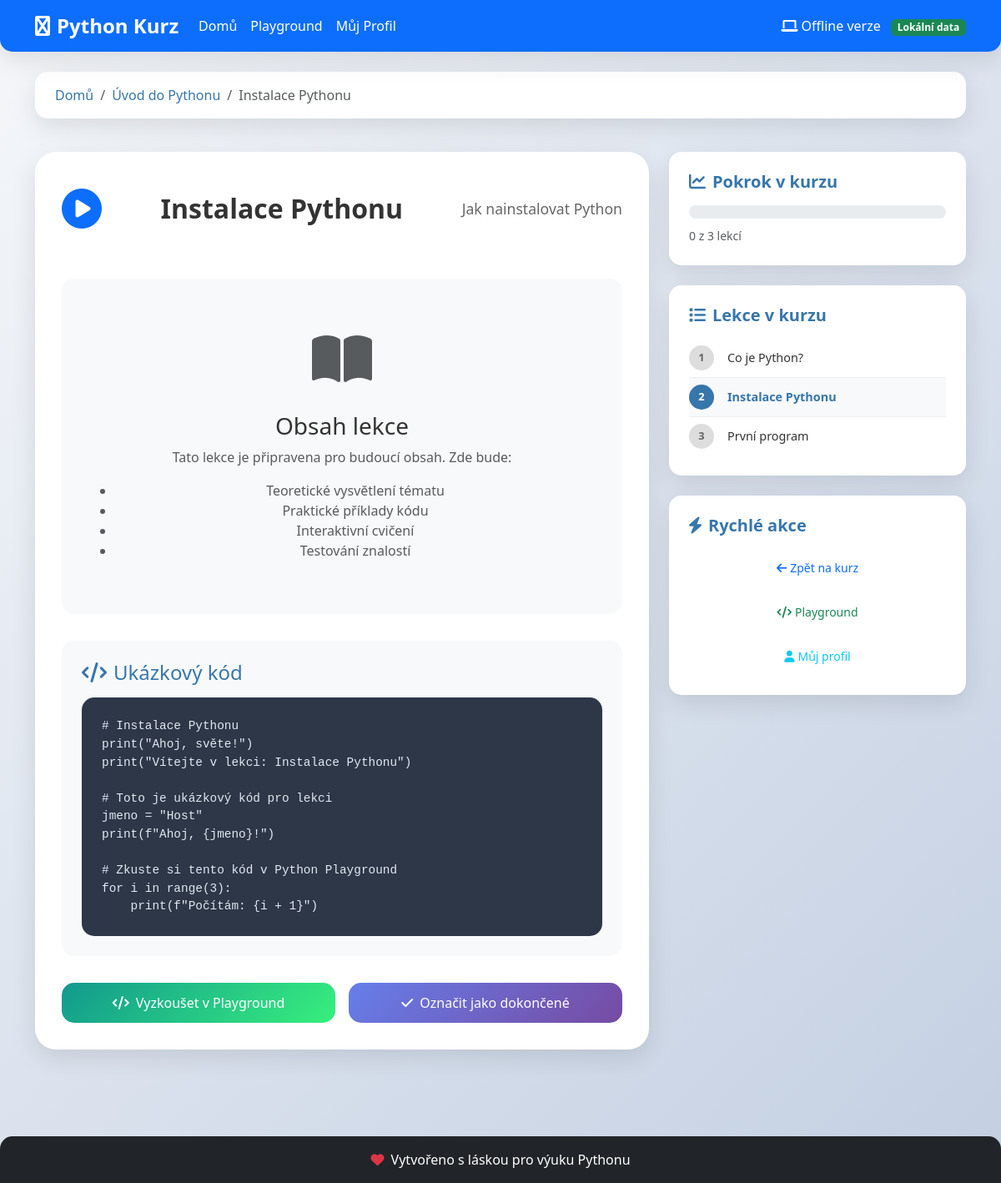
Page /lekce/uvod/2 on the committed database.
### database.py (models this page shows)
class Course(Base):
    __tablename__ = "courses"
    id = Column(Integer, primary_key=True, index=True)
    course_id = Column(String(50), unique=True, index=True, nullable=False)
    title = Column(String(200), nullable=False)
    description = Column(Text)
    level = Column(String(50))  # "uvod", "zaklady", "pokrocile"
    order_index = Column(Integer, default=0)
    is_active = Column(Boolean, default=True)
    created_at = Column(DateTime, default=datetime.utcnow)
    lessons = relationship("Lesson", back_populates="course", cascade="all, delete-orphan")

class Lesson(Base):
    __tablename__ = "lessons"
    id = Column(Integer, primary_key=True, index=True)
    course_id = Column(Integer, ForeignKey("courses.id"), nullable=False)
    lesson_number = Column(Integer, nullable=False)
    title = Column(String(200), nullable=False)
    description = Column(Text)
    content = Column(Text)  # HTML obsah lekce
    code_example = Column(Text)  # Příklad kódu
    order_index = Column(Integer, default=0)
    is_active = Column(Boolean, default=True)
    created_at = Column(DateTime, default=datetime.utcnow)
    course = relationship("Course", back_populates="lessons")
    progress_records = relationship("UserProgress", back_populates="lesson")

### offline_main.py (the view)
@app.get("/lekce/{course_id}/{lesson_id}", response_class=HTMLResponse)
async def lesson_page(request: Request, course_id: str, lesson_id: int, db: Session = Depends(get_db)):
    courses = get_courses_data(db)
    student = get_offline_progress()
    if course_id not in courses:
        return templates.TemplateResponse("index.html", {
            "request": request,
            "courses": courses,
            "student": student,
            "user": None,
            "is_offline": True,
            "error": "Kurz nenalezen"
        })
    course = courses[course_id]
    lesson = None
    for l in course["lessons"]:
        if l["id"] == lesson_id:
            lesson = l
            break
    if not lesson:
        return templates.TemplateResponse("kurz.html", {
            "request": request,
            "course": course,
            "course_id": course_id,
            "student": student,
            "user": None,
            "is_offline": True,
            "error": "Lekce nenalezena"
        })
    return templates.TemplateResponse("lekce.html", {
        "request": request,
        "course": course,
        "course_id": course_id,
        "lesson": lesson,
        "student": student,
        "user": None,
        "is_offline": True
    })

### templates/lekce.html (shortened to what this page needs)
{% extends "base.html" %}
{% block content %}
<div class="container">
    <div class="row mb-4">
        <div class="col-12">
            <nav aria-label="breadcrumb">
                <ol class="breadcrumb">
                    <li class="breadcrumb-item"><a href="/">Domů</a></li>
                    <li class="breadcrumb-item"><a href="/kurz/{{ course_id }}">{{ course.title }}</a></li>
                    <li class="breadcrumb-item active">{{ lesson.title }}</li>
                </ol>
            </nav>
        </div>
    </div>
    <div class="row">
        <div class="col-lg-8">
            <div class="lesson-content-section">
                <div class="lesson-header">
                    <div class="lesson-icon">
                        {% if course_id == "uvod" %}
                            <i class="fas fa-play-circle text-primary"></i>
                        {% elif course_id == "zaklady" %}
                            <i class="fas fa-code text-success"></i>
                        {% else %}
                            <i class="fas fa-rocket text-warning"></i>
                        {% endif %}
                    </div>
                    <h1 class="lesson-title-main">{{ lesson.title }}</h1>
                    <p class="lesson-description-main">{{ lesson.description }}</p>
                </div>
                <div class="lesson-content-body">
                    <div class="content-placeholder">
                        <div class="placeholder-icon">
                            <i class="fas fa-book-open text-muted"></i>
                        </div>
                        <h3>Obsah lekce</h3>
                        <p class="text-muted">
                            Tato lekce je připravena pro budoucí obsah. Zde bude:
                        </p>
                        <ul class="text-muted">
                            <li>Teoretické vysvětlení tématu</li>
                            <li>Praktické příklady kódu</li>
                            <li>Interaktivní cvičení</li>
                            <li>Testování znalostí</li>
                        </ul>
                    </div>
                    <div class="code-example">
                        <h4><i class="fas fa-code me-2"></i>Ukázkový kód</h4>
                        <div class="code-block">
                            <pre><code># {{ lesson.title }}
print("Ahoj, světe!")
print("Vítejte v lekci: {{ lesson.title }}")
# Toto je ukázkový kód pro lekci
jmeno = "{{ student.name }}"
print(f"Ahoj, {jmeno}!")
# Zkuste si tento kód v Python Playground
for i in range(3):
    print(f"Počítám: {i + 1}")</code></pre>
                        </div>
                    </div>
                </div>
                <div class="lesson-actions">
                    <div class="row g-3">
                        <div class="col-md-6">
                            <a href="/playground" class="btn btn-success w-100">
                                <i class="fas fa-code me-2"></i>Vyzkoušet v Playground
                            </a>
                        </div>
                        <div class="col-md-6">
                            {% if lesson.id not in student.completed_lessons %}
                            <button class="btn btn-primary w-100" onclick="markAsCompleted({{ lesson.id }})">
                                <i class="fas fa-check me-2"></i>Označit jako dokončené
                            </button>
                            {% else %}
                            <button class="btn btn-outline-success w-100" disabled>
                                <i class="fas fa-check me-2"></i>Lekce dokončena
                            </button>
                            {% endif %}
                        </div>
                    </div>
                </div>
            </div>
        </div>
        <div class="col-lg-4">
            <div class="lesson-sidebar">
                <div class="sidebar-card">
                    <h5><i class="fas fa-chart-line me-2"></i>Pokrok v kurzu</h5>
                    <div class="progress mb-2">
                    </div>
                    <small class="text-muted">
                        {{ student.completed_lessons|length }} z {{ course.lessons|length }} lekcí
                    </small>
                </div>
                <div class="sidebar-card">
                    <h5><i class="fas fa-list me-2"></i>Lekce v kurzu</h5>
                    <div class="lesson-list">
                        {% for l in course.lessons %}
                        <div class="lesson-item {% if l.id == lesson.id %}active{% endif %}">
                            <div class="lesson-item-number">{{ loop.index }}</div>
                            <div class="lesson-item-content">
                                <a href="/lekce/{{ course_id }}/{{ l.id }}"
                                   class="lesson-item-link {% if l.id == lesson.id %}active{% endif %}">
                                    {{ l.title }}
                                </a>
                            </div>
                        </div>
                        {% endfor %}
                    </div>
                </div>
                <div class="sidebar-card">
                    <h5><i class="fas fa-bolt me-2"></i>Rychlé akce</h5>
                    <div class="d-grid gap-2">
                        <a href="/kurz/{{ course_id }}" class="btn btn-outline-primary btn-sm">
                            <i class="fas fa-arrow-left me-1"></i>Zpět na kurz
                        </a>
                        <a href="/playground" class="btn btn-outline-success btn-sm">
                            <i class="fas fa-code me-1"></i>Playground
                        </a>
                        <a href="/profil" class="btn btn-outline-info btn-sm">
                            <i class="fas fa-user me-1"></i>Můj profil
                        </a>
                    </div>
                </div>
            </div>
        </div>
    </div>
</div>
{% endblock %}

### static/css/style.css (style rules this page uses)
:root { --primary-color: #3776ab; --secondary-color: #ffd43b; --success-color: #28a745; --warning-color: #ffc107; --danger-color: #dc3545; --info-color: #17a2b8; --light-color: #f8f9fa; --dark-color: #343a40; --gradient-primary: linear-gradient(135deg, #667eea 0%, #764ba2 100%); --gradient-success: linear-gradient(135deg, #11998e 0%, #38ef7d 100%); --gradient-warning: linear-gradient(135deg, #f093fb 0%, #f5576c 100%); --shadow-soft: 0 10px 30px rgba(0, 0, 0, 0.1); --shadow-hover: 0 15px 40px rgba(0, 0, 0, 0.15); --border-radius: 15px; --border-radius-large: 25px; }
body { font-family: 'Segoe UI', Tahoma, Geneva, Verdana, sans-serif; background: linear-gradient(135deg, #f5f7fa 0%, #c3cfe2 100%); min-height: 100vh; color: #333; }
.lesson-header { display: flex; justify-content: space-between; align-items: center; margin-bottom: 0.5rem; }
.lesson-content-section { background: white; border-radius: var(--border-radius-large); box-shadow: var(--shadow-soft); padding: 2rem; margin-bottom: 2rem; }
.lesson-header { text-align: center; margin-bottom: 2rem; }
.lesson-icon { font-size: 3rem; margin-bottom: 1rem; }
.lesson-title-main { font-size: 2rem; font-weight: bold; margin-bottom: 1rem; }
.lesson-description-main { font-size: 1.1rem; color: #666; }
.content-placeholder { text-align: center; padding: 3rem 2rem; background: var(--light-color); border-radius: var(--border-radius); margin-bottom: 2rem; }
.placeholder-icon { font-size: 4rem; margin-bottom: 1rem; }
.code-example { background: #f8f9fa; border-radius: var(--border-radius); padding: 1.5rem; margin-bottom: 2rem; }
.code-example h4 { color: var(--primary-color); margin-bottom: 1rem; }
.code-block { background: #2d3748; color: #e2e8f0; padding: 1.5rem; border-radius: var(--border-radius); overflow-x: auto; }
.code-block pre { margin: 0; font-family: 'Courier New', monospace; font-size: 0.9rem; line-height: 1.5; }
.lesson-sidebar { position: sticky; top: 2rem; }
.sidebar-card { background: white; border-radius: var(--border-radius); box-shadow: var(--shadow-soft); padding: 1.5rem; margin-bottom: 1.5rem; }
.sidebar-card h5 { color: var(--primary-color); margin-bottom: 1rem; font-weight: bold; }
.lesson-list { max-height: 300px; overflow-y: auto; }
.lesson-item { display: flex; align-items: center; padding: 0.5rem 0; border-bottom: 1px solid #eee; }
.lesson-item:last-child { border-bottom: none; }
.lesson-item.active { background: var(--light-color); margin: 0 -1rem; padding: 0.5rem 1rem; border-radius: var(--border-radius); }
.lesson-item-number { background: #ddd; color: #666; width: 30px; height: 30px; border-radius: 50%; display: flex; align-items: center; justify-content: center; font-size: 0.8rem; font-weight: bold; margin-right: 1rem; flex-shrink: 0; }
.lesson-item.active .lesson-item-number { background: var(--primary-color); color: white; }
.lesson-item-content { flex: 1; display: flex; justify-content: space-between; align-items: center; }
.lesson-item-link { text-decoration: none; color: #333; font-size: 0.9rem; }
.lesson-item-link.active { color: var(--primary-color); font-weight: bold; }
.btn { border-radius: var(--border-radius); font-weight: 500; transition: all 0.3s ease; border: none; padding: 0.75rem 1.5rem; }
.btn-primary { background: var(--gradient-primary); color: white; }
.btn-success { background: var(--gradient-success); color: white; }
.progress { border-radius: 10px; overflow: hidden; }
.breadcrumb { background: white; border-radius: var(--border-radius); box-shadow: var(--shadow-soft); padding: 1rem 1.5rem; }
.breadcrumb-item a { color: var(--primary-color); text-decoration: none; }

### rows in the picture
Course: title "Úvod do Pythonu"
Lesson: title "Instalace Pythonu", description "Jak nainstalovat Python"
Lesson: title "Co je Python?"
Lesson: title "První program"

### other values in the picture
{{ student.name }} "Host"
{{ student.completed_lessons|length }} "0"
{{ course.lessons|length }} "3"
